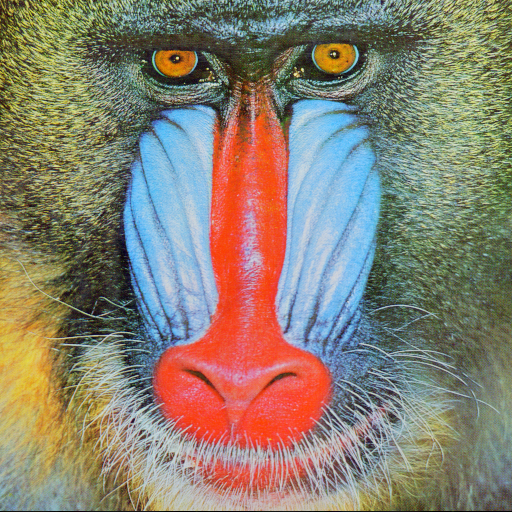
#> input picture data/baboon.png, 512 x 512 px, found by its file name
$ jupyter execute 'class3 - 05-09.ipynb'
#> lines starting #> are read from the running program, lines starting #| are printed output that depends on the picture; after the words box and inside, x2 and y2 are one past the last pixel; in counts of white or black regions, pixels touching at a corner belong together
### Histograma de imagens

# Histograma

É um gráfico em 2D que mostra a distribuição de intensidade em cada pixel de uma imagem

- Segmentação
- Análise estatística

[cell 1]
import cv2
import matplotlib.pyplot as plt

[cell 2]
img = cv2.imread("baboon.png", cv2.IMREAD_GRAYSCALE)
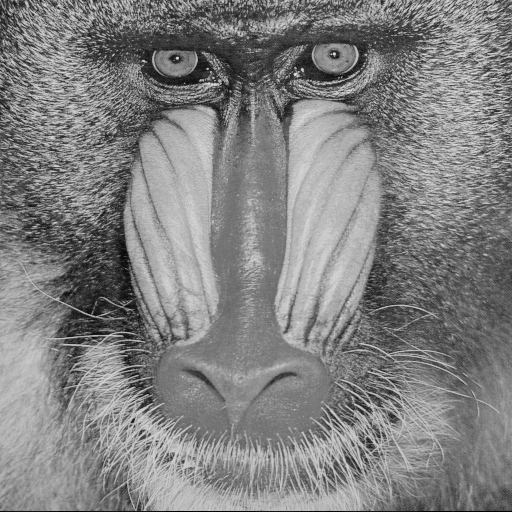
#> img: shape (512, 512); min 0, max 230, mean 129.1

[cell 3]
img.shape
#> Out = (512, 512)

[cell 4]
hist_img = cv2.calcHist([img], [0], None, [255], [0, 255])
#> hist_img = 255 values, max 2720 at index 121, min 0 at index 225, mean 1028

plt.figure(figsize=(5, 5))
plt.subplot(1, 2, 1)
plt.imshow(img, cmap="gray")
plt.title("Baboon")

[cell 5]
plt.subplot(1, 2, 2)
plt.plot(hist_img, color="blue")
plt.title("Histagrama do Baboon")
plt.ylabel("Número de Pixels")
plt.xlabel("Intensidade")
plt.show()
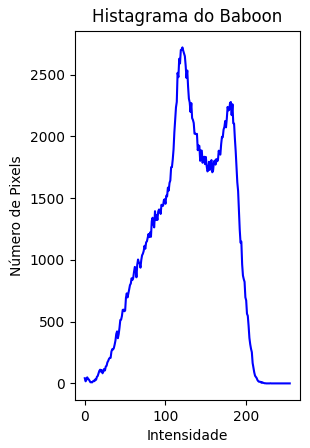
#> figure drawn by matplotlib, 1 panel; curve peaks at x = 121, y = 2720

### Equalização de imagem

Técnica usada para ajustar o contraste de uma imagem (diferença de intensidade entre os pixels)

[cell 6]
img_equalizer = cv2.equalizeHist(img)
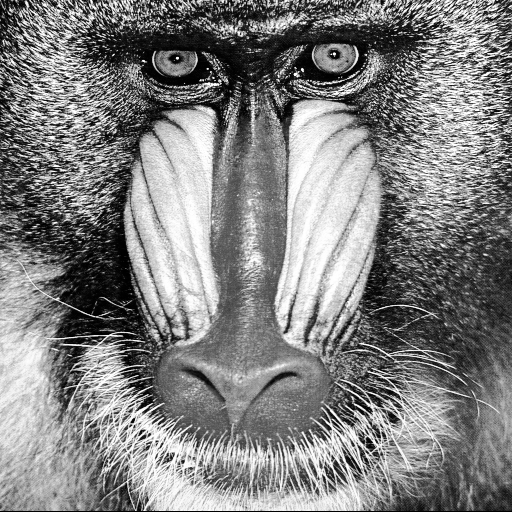
#> img_equalizer: shape (512, 512); min 0, max 255, mean 128.3

# @param img: lista de imagens
# @param channels: numero de canais
# @aparam mask: mascara usada
# @param bins: numero de bins (retangulos) para formar o histograma
# @param ranges: intervalo com valores maximos e minimos
hist_original = cv2.calcHist([img], [0], None, [255], [0, 255])
#> hist_original has the same summary as hist_img
hist_equalizer = cv2.calcHist([img_equalizer], [0], None, [255], [0, 255])
#> hist_equalizer = 255 values, max 2720 at index 107, min 0 at index 36, mean 1025.5

plt.figure(figsize=(7, 6))

plt.subplot(2, 2, 1)
plt.plot(hist_original, color="black")
plt.title("Histograma Original")
plt.ylabel("Número de Pixels")
plt.xlabel("Intensidade")

plt.subplot(2, 2, 2)
plt.plot(hist_equalizer, color="blue")
plt.title("Histograma Equalizado")
plt.ylabel("Número de Pixels")
plt.xlabel("Intensidade")
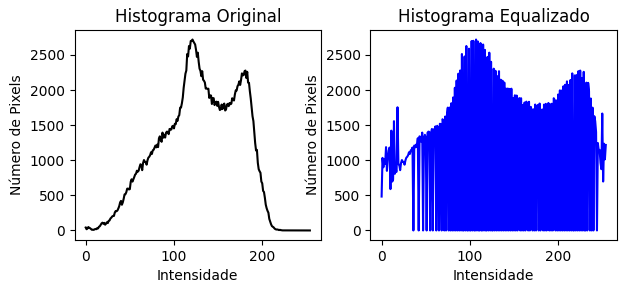
#> figure drawn by matplotlib, 2 panels; panel 1: curve peaks at x = 121, y = 2720; panel 2: curve peaks at x = 107, y = 2720

[cell 7]
import numpy as np
from PIL import Image

img = Image.open("baboon.png").convert("L")
#> img: PIL image 512x512 L
img_array = np.array(img)

### Negativo de uma imagem

O negativo de uma imagem é o valor de intensidade onde cada pixel tem seu valor subtraído em relação ao seu valor máximo.

[cell 8]
img_array = np.array(img)

negative = 255 - img_array
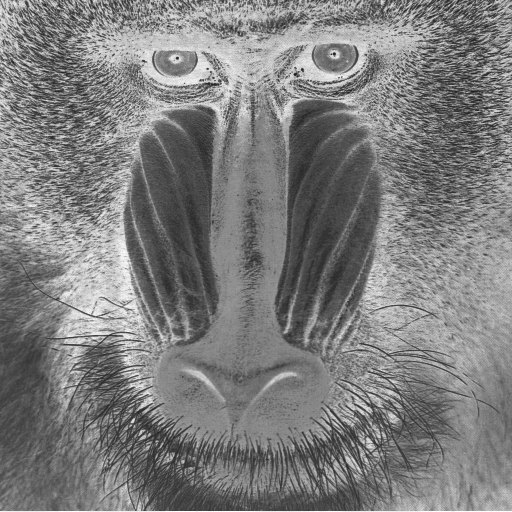
#> negative: shape (512, 512); min 24, max 255, mean 125.4
plt.imshow(negative, cmap="gray")
plt.title("Negativo da escala de cinza")
plt.show()

### Correção Gamma

Tipo de transformação (mudança) em uma imagem para modificar os valores de brilho dos pixels.

[cell 9]
import numpy as np

gamma = 2.2
gamma_corrected = np.array(255*(img_array/255) ** (1/gamma), dtype='uint8')
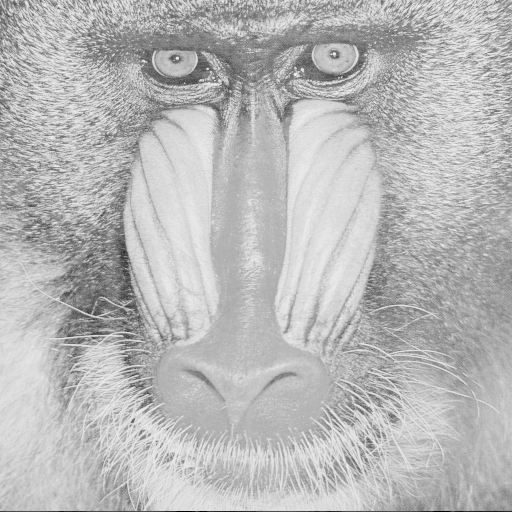
#> gamma_corrected: shape (512, 512); min 0, max 243, mean 184
plt.imshow(gamma_corrected, cmap="gray")
plt.title("Correção Gama")
plt.show()

# Máscaras em imagens

É uma matriz de valores passada sobre uma imagem para modificar seus pixels de acordo com uma operação matemática

[cell 10]
# Exemplo: cria uma máscara para substituir todos os valores em vermelho por 255
mascara = img_array > 128
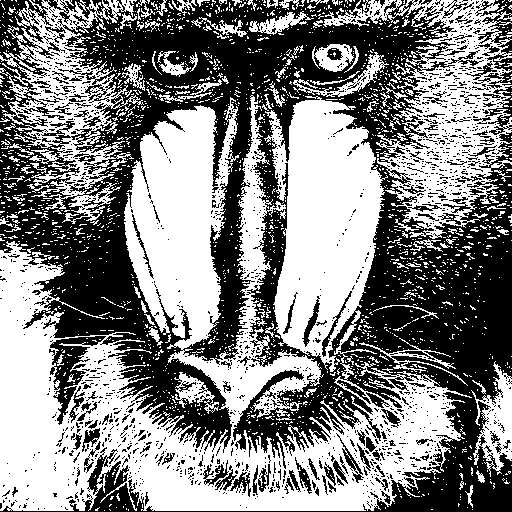
#> mascara: shape (512, 512) bool; 51.7% white; 1778 black regions (1633 under 20 px), largest, box (x1, y1, x2, y2) and area: (0, 0, 512, 512) 109770, (49, 336, 106, 425) 1633, (475, 0, 512, 71) 1000

maskared_array = np.zeros(img_array.shape, dtype=np.uint8)
maskared_array[mascara] = 255

plt.imshow(maskared_array, cmap="gray")
plt.title("Máscara Vermelha")
plt.show()
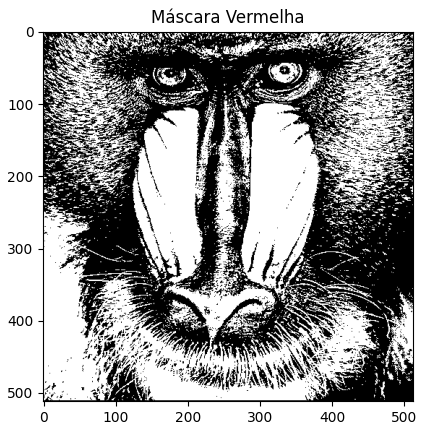
#> figure drawn by matplotlib, 1 panel

$ run again, with data/beans.png copied over data/baboon.png
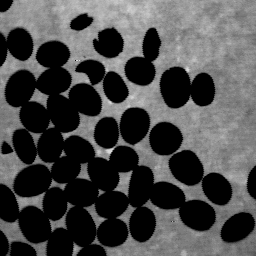
#> input picture data/beans.png, 256 x 256 px, found by its file name
#> img is the input picture: shape (256, 256); min 0, max 220, mean 73.3
#> hist_img = 255 values, max 28594 at index 0, min 0 at index 1, mean 257
#> hist_original has the same summary as hist_img
#> hist_equalizer = 255 values, max 28594 at index 0, min 0 at index 2, mean 256.6
#> `mascara = img_array > 128`:
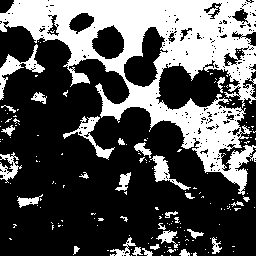
#> mascara: shape (256, 256) bool; 33.5% white; 170 white regions (140 under 20 px), largest, box (x1, y1, x2, y2) and area: (0, 0, 256, 195) 18124, (0, 44, 45, 100) 587, (63, 116, 115, 160) 486
#> `plt.show()`:
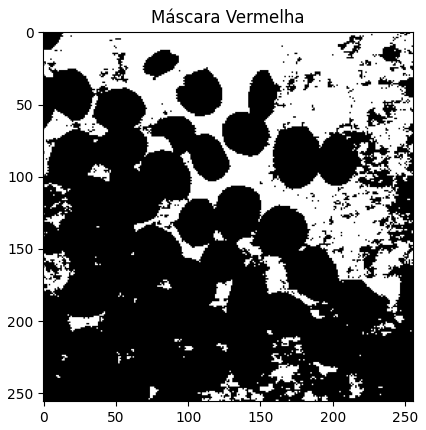
#> figure drawn by matplotlib, 1 panel
